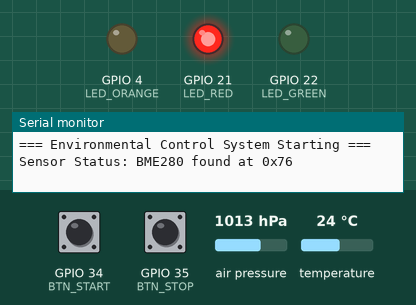
Bench run of a sketch on a simulated ESP32. On the bench: output pins drawn as LEDs (lit = HIGH), the last lines printed to the serial monitor. Inputs (shaded band) come from the test bench; at power-on: GPIO 34 (BTN_START) HIGH, temperature 24 °C, GPIO 35 (BTN_STOP) HIGH, air pressure 1013 hPa.

Above: at 2.2 s.
2.3 s: GPIO 34 (BTN_START) pulled LOW for 0.15 s
At 3.4 s:
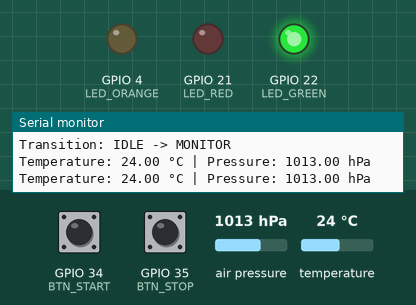
3.9 s: temperature set to 25.6 °C
At 6.0 s:
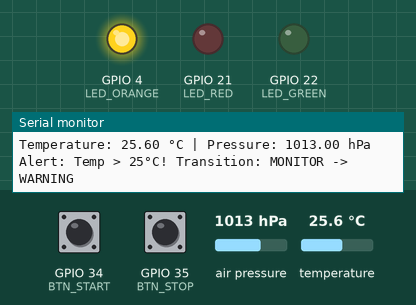
Timing chart, 0 to 7.5 s (numbered marks = the images above; inputs shaded):
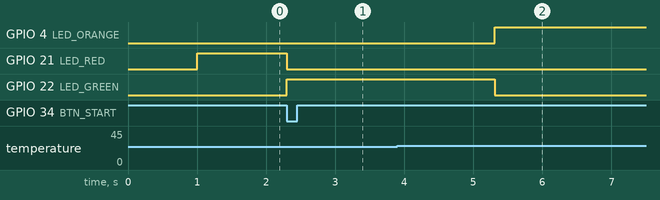

The sketch:

Assignment_3.ino
```cpp
#include <Wire.h>
#include <Adafruit_Sensor.h>
#include <Adafruit_BME280.h>

// pin definition
const int LED_RED = 21;
const int LED_ORANGE = 4;
const int LED_GREEN = 22;

const int BTN_START = 34;
const int BTN_STOP = 35;

const int I2C_SDA = 27;
const int I2C_SCL = 26;

enum SystemState {
  STATE_IDLE,
  STATE_MONITOR,
  STATE_WARNING
};

volatile SystemState currentState = STATE_IDLE;
volatile bool startButtonPressed = false;
volatile bool stopButtonPressed = false;

unsigned long warningStateStartTime = 0;
const unsigned long warningDuration = 10000;

Adafruit_BME280 bme;

// interrupts
void IRAM_ATTR onStartButton() {
  static unsigned long lastInterruptTime = 0;
  unsigned long interruptTime = millis();
  if (interruptTime - lastInterruptTime > 200) {
    if (currentState == STATE_IDLE) {
      startButtonPressed = true;
    }
    lastInterruptTime = interruptTime;
  }
}

void IRAM_ATTR onStopButton() {
  static unsigned long lastInterruptTime = 0;
  unsigned long interruptTime = millis();
  if (interruptTime - lastInterruptTime > 200) {
    if (currentState == STATE_MONITOR) {
      stopButtonPressed = true;
    }
    lastInterruptTime = interruptTime;
  }
}

//leds
void setLEDs(bool red, bool orange, bool green) {
  digitalWrite(LED_RED, red ? HIGH : LOW);
  digitalWrite(LED_ORANGE, orange ? HIGH : LOW);
  digitalWrite(LED_GREEN, green ? HIGH : LOW);
}

void setup() {
  Serial.begin(115200);
  delay(1000);

  Serial.println("\n=== Environmental Control System Starting ===");

  pinMode(LED_RED, OUTPUT);
  pinMode(LED_ORANGE, OUTPUT);
  pinMode(LED_GREEN, OUTPUT);

  pinMode(BTN_START, INPUT);
  pinMode(BTN_STOP, INPUT);

  attachInterrupt(digitalPinToInterrupt(BTN_START), onStartButton, FALLING);
  attachInterrupt(digitalPinToInterrupt(BTN_STOP), onStopButton, FALLING);

  Wire.begin(I2C_SDA, I2C_SCL);

  if (bme.begin(0x76)) {
    Serial.println("Sensor Status: BME280 found at 0x76");
  } else if (bme.begin(0x77)) {
    Serial.println("Sensor Status: BME280 found at 0x77");
  } else {
    Serial.println("CRITICAL ERROR: BME280 not detected!");
    while (1);
  }

  setLEDs(true, false, false);
}

void loop() {
  switch (currentState) {

    case STATE_IDLE:
      setLEDs(true, false, false);
      if (startButtonPressed) {
        startButtonPressed = false;
        Serial.println("Transition: IDLE -> MONITOR");
        currentState = STATE_MONITOR;
      }
      break;

    case STATE_MONITOR: {
      setLEDs(false, false, true);

      if (stopButtonPressed) {
        stopButtonPressed = false;
        Serial.println("Transition: MONITOR -> IDLE");
        currentState = STATE_IDLE;
        break;
      }

      float temperature = bme.readTemperature();
      float pressure = bme.readPressure() / 100.0F;

      Serial.print("Temperature: ");
      Serial.print(temperature);
      Serial.print(" °C | Pressure: ");
      Serial.print(pressure);
      Serial.println(" hPa");

      if (temperature > 25.0) {
        Serial.println("Alert: Temp > 25°C! Transition: MONITOR -> WARNING");


        warningStateStartTime = millis(); // Take a timestamp snapshot of exactly when we entered WARNING state
        currentState = STATE_WARNING;
      }

      delay(1000);
      break;
    }

    case STATE_WARNING:
      setLEDs(false, true, false);

      if (millis() - warningStateStartTime >= warningDuration) {
        Serial.println("Timer Expired. Re-initializing sensor and transitioning to MONITOR...");


        bme.begin(0x76);

        currentState = STATE_MONITOR;
      }
      break;

  }
}
```

Measured:
- the behaviour switches between 25 and 25.1 °C on temperature (found by bisection; images 1 and 2)
- after the input at 2.3 s, GPIO 21 (LED_RED): HIGH → LOW at once; GPIO 22 (LED_GREEN): LOW → HIGH at once
- after the input at 3.9 s, GPIO 4 (LED_ORANGE): LOW → HIGH after 1.4 s; GPIO 22 (LED_GREEN): HIGH → LOW after 1.4 s
